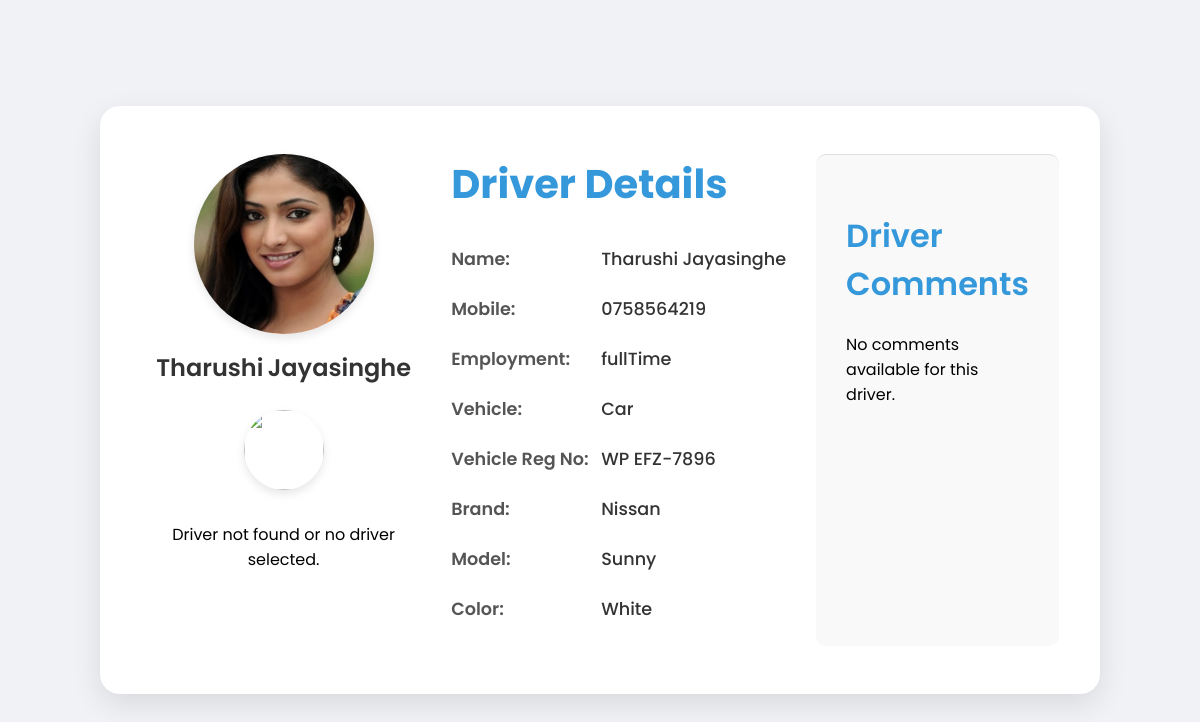
Screenshot of /Passengers/backend/ViewDriver.php?driverID=29 with the database file from the repository.
### tables this page shows
CREATE TABLE `driver` (
  `driverID` int(11) NOT NULL,
  `firstName` varchar(255) NOT NULL,
  `lastName` varchar(255) NOT NULL,
  `mobile` varchar(255) NOT NULL,
  `licenceNumber` varchar(255) NOT NULL,
  `address` varchar(255) NOT NULL,
  `vehicle` varchar(255) NOT NULL,
  `employment` varchar(255) NOT NULL,
  `regNo` varchar(255) NOT NULL,
  `vehicleBrand` varchar(255) NOT NULL,
  `vehicleModel` varchar(255) NOT NULL,
  `vYear` int(11) NOT NULL,
  `vColor` varchar(255) NOT NULL,
  `profilePicture` varchar(255) NOT NULL,
  `email` varchar(255) NOT NULL,
  `password` varchar(255) NOT NULL
);

### Passengers/backend/ViewDriver.php (the view, shortened to what this page needs)
<?php
include 'dbConnection.php';
$driverID = isset($_GET['driverID']) ? intval($_GET['driverID']) : 0;
$driver = null;
if ($driverID > 0) {
    $sql = "SELECT * FROM driver WHERE driverID = ?";
    $stmt = $conn->prepare($sql);
    $stmt->bind_param("i", $driverID);
    $stmt->execute();
    $result = $stmt->get_result();
    if ($result->num_rows > 0) {
        $driver = $result->fetch_assoc();
    }
}
?>
<!DOCTYPE html>
<html lang="en">
<head>
</head>
<body>
    <div class="container">
        <?php if ($driver): ?>
            <div class="driver-details">
                <div class="profile-picture">
                    <img src="<?php echo htmlspecialchars('../../Drivers/backend/' . $driver['profilePicture']); ?>" alt="Driver Profile Picture">
                    <center>
                        <span class="info-value" style="font-weight:600; font-size:24px;"><?php echo htmlspecialchars($driver['firstName']); ?></span>
                        <span class="info-value" style="font-weight:600; font-size:24px;"><?php echo htmlspecialchars($driver['lastName']); ?></span><br><br>
                        <img style="width: 80px; height:80px;" src="https://img.icons8.com/?size=100&id=YUnLyRLAKDTW&format=png&color=000000" alt="">
                        <?php if ($ratings): ?>
                        <div class="ratings-section">
                            <h2>Driver Ratings</h2>
                            <div class="info-item">
                                <span class="info-label">Average Rating:</span>
                                <span class="info-value"><?php echo htmlspecialchars($ratings['rating_avg']); ?></span>
                            </div>
                            <div style="margin-top: -40px; margin-left:15px;" class="info-item">
                                <span class="info-value"><?php echo '<p><strong></strong><span style="color: yellow; font-size: 40px;">&#9733;&#9733;&#9733;&#9733;&#9733;</span></p>'; ?></span>
                            </div>
                        </div>
                            <?php else: ?>
                            <p>Driver not found or no driver selected.</p>
                        <?php endif; ?>
                    </center>
                </div>
                <div class="details">
                    <h1>Driver Details</h1>
                    <div class="info-item">
                        <span class="info-label">Name:</span>
                        <span class="info-value"><?php echo htmlspecialchars($driver['firstName']); ?></span>
                        <span>&nbsp;</span>
                        <span class="info-value"><?php echo htmlspecialchars($driver['lastName']); ?></span>
                    </div>
                    <div class="info-item">
                        <span class="info-label">Mobile:</span>
                        <span class="info-value"><?php echo htmlspecialchars($driver['mobile']); ?></span>
                    </div>
                    <div class="info-item">
                        <span class="info-label">Employment:</span>
                        <span class="info-value"><?php echo htmlspecialchars($driver['employment']); ?></span>
                    </div>
                    <div class="info-item">
                        <span class="info-label">Vehicle:</span>
                        <span class="info-value"><?php echo htmlspecialchars($driver['vehicle']); ?></span>
                    </div>
                    <div class="info-item">
                        <span class="info-label">Vehicle Reg No:</span>
                        <span class="info-value"><?php echo htmlspecialchars($driver['regNo']); ?></span>
                    </div>
                    <div class="info-item">
                        <span class="info-label">Brand:</span>
                        <span class="info-value"><?php echo htmlspecialchars($driver['vehicleBrand']); ?></span>
                    </div>
                    <div class="info-item">
                        <span class="info-label">Model:</span>
                        <span class="info-value"><?php echo htmlspecialchars($driver['vehicleModel']); ?></span>
                    </div>
                    <div class="info-item">
                        <span class="info-label">Color:</span>
                        <span class="info-value"><?php echo htmlspecialchars($driver['vColor']); ?></span>
                    </div>
                </div>
            <div class="comments-section">
                <h2>Driver Comments</h2>
                <?php if (!empty($comments)): ?>
                    <?php foreach ($comments as $comment): ?>
                        <div class="comment"><?php echo htmlspecialchars($comment); ?></div>
                    <?php endforeach; ?>
                <?php else: ?>
                    <p>No comments available for this driver.</p>
                <?php endif; ?>
            </div>
        <?php else: ?>
            <p>Driver not found or no driver selected.</p>
        <?php endif; ?>
    </div>
</body>
</html>

### Passengers/backend/ViewDriver.php (style rules this page uses)
body { font-family: "Poppins", sans-serif; background-color: #f0f2f5; margin: 0; padding: 0; display: flex; justify-content: center; align-items: center; min-height: 100vh; }
.container { background-color: #ffffff; border-radius: 20px; box-shadow: 0 10px 30px rgba(0, 0, 0, 0.1); overflow: hidden; width: 90%; max-width: 1000px; margin: 2rem auto; }
.driver-details { display: flex; flex-direction: row; padding: 3rem; }
.profile-picture { flex: 0 0 30%; display: flex; flex-direction: column; align-items: center; padding-right: 2rem; }
.profile-picture img { width: 180px; height: 180px; border-radius: 50%; box-shadow: 0 4px 10px rgba(0, 0, 0, 0.1); object-fit: cover; margin-bottom: 1rem; }
.details { flex: 1; }
h1 { color: #3498db; margin-top: 0; margin-bottom: 2rem; font-size: 2.5rem; font-weight: 700; }
.info-item { margin-bottom: 1.5rem; display: flex; align-items: center; }
.info-label { font-size: 1.1rem; font-weight: 600; color: #555; width: 150px; flex-shrink: 0; }
.info-value { font-size: 1.1rem; color: #333; font-weight: 500; }
.comments-section { border-radius: 10px; margin-left: 30px; padding: 30px; height: auto; background-color: #f9f9f9; border-top: 1px solid #e0e0e0; }
.comments-section h2 { color: #3498db; margin-bottom: 1.5rem; font-size: 2rem; font-weight: 600; }
.container { animation: fadeIn 0.5s ease-out; }

### rows the page displays
driver: profilePicture (picture), firstName "Tharushi", lastName "Jayasinghe", mobile "0758564219", employment "fullTime", vehicle "Car", regNo "WP EFZ-7896", vehicleBrand "Nissan", vehicleModel "Sunny", vColor "White"
